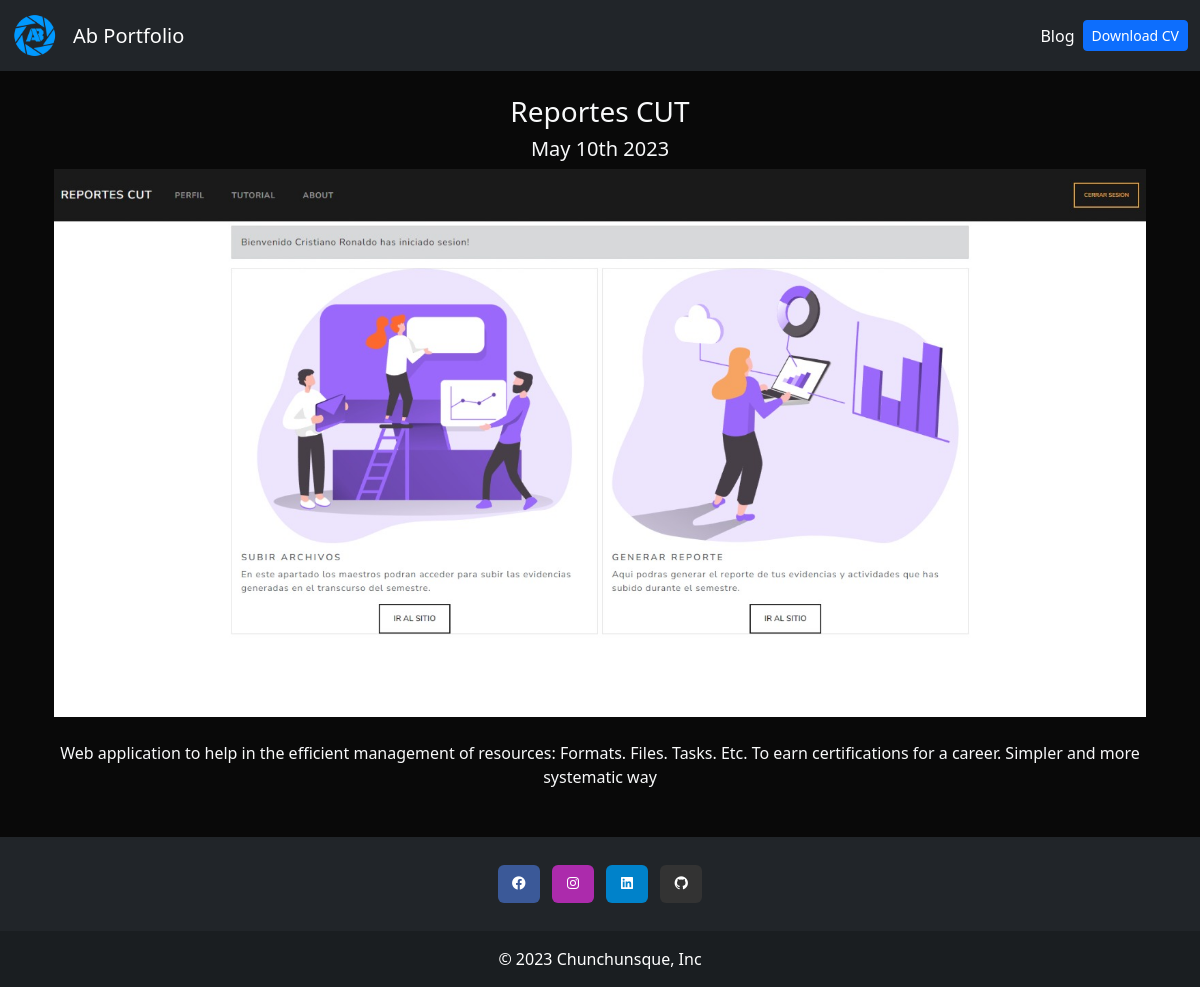
The page /blog/1 on the database its author committed.
### blog/models.py (models this page shows)
class Post(models.Model):
  title = models.CharField(max_length=100)
  description = models.TextField()
  image = models.ImageField(upload_to='blog/images')
  date = models.DateField(datetime.date.today)

### blog/views.py (the view)
# urls.py: path('<int:post_id>', post_detail, name='post_detail'),
def post_detail(request, post_id):
  post = get_object_or_404(Post, pk=post_id)
  return render(request, 'post_detail.html', {'post': post})

### blog/templates/post_detail.html
{% extends 'layout.html' %}
{% block content%}
<div class="text-center">
  <h3>{{post.title}}</h3>
  <h2 class="my-2 h5">{{post.date|date:'F jS Y'}}</h2>
  <img src="{{post.image.url}}" class="img-fluid" alt="{{post.title}}">
  <div class="my-4">
    <p>{{post.description|safe}}</p>
  </div>
</div>
{% endblock %}

### portfolio/static/main.css (style rules this page uses)
body { background: #090909; }

### rows shown on the page
Post: title "Reportes CUT", date "May 10th 2023", image (picture), description "Web application to help in the efficient management of resources: Formats. Files. Tasks. Etc. To earn certifications for a career. Simpler and more systematic way"
